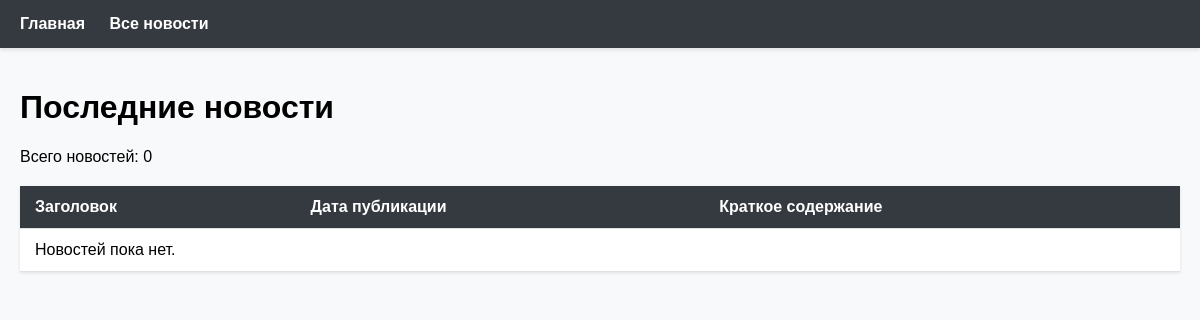
Before: /news/ with the older database file.
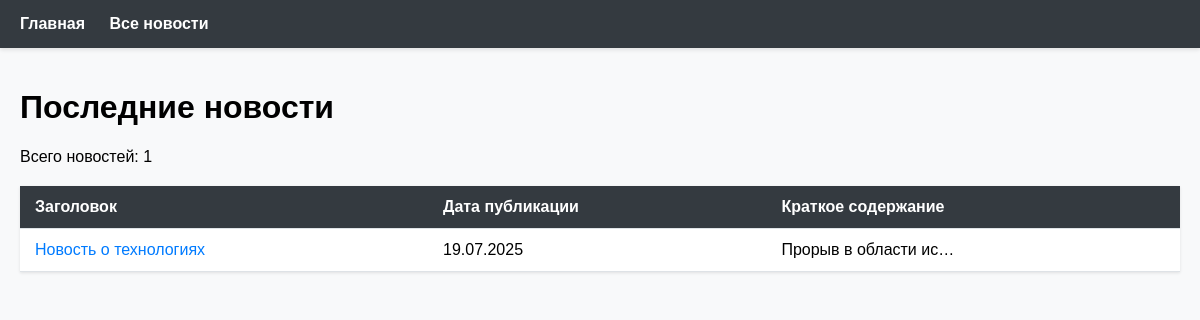
After: the same page with the newer database file.
### NewsPortal/models.py (models this page shows, shortened)
class Post(models.Model):
    ARTICLE = 'AR'
    NEWS = 'NW'
    POST_TYPES = [
        (ARTICLE, 'Статья'),
        (NEWS, 'Новость')
    ]
    author = models.ForeignKey(
        Author,
        on_delete=models.CASCADE,
        related_name='posts'  # Явное указание related_name
    )
    post_type = models.CharField(max_length=2, choices=POST_TYPES)
    created_at = models.DateTimeField(auto_now_add=True)
    categories = models.ManyToManyField(Category, through='PostCategory')
    title = models.CharField(max_length=200)
    content = models.TextField()
    rating = models.IntegerField(default=0)

### NewsPortal/views.py (the view)
# urls.py: path('', views.news_list, name='news_list'),
def news_list(request):
    news = Post.objects.filter(post_type='NW').order_by('-created_at')
    return render(request, 'news/news_list.html', {
        'news_list': news,
        'total_news': news.count()
    })

### NewsPortal/templatetags/news_filters.py (called while the page is built)
@register.filter(name='censor')
def censor(value):
    if not isinstance(value, str):
        raise TypeError(f"Фильтр 'censor' применяется к строке, а не к {type(value)}")
    BAD_WORDS = [
        'анус',
        'аборт',
        'бздун',
        'беспезды',
        'бздюх',
        'бля',
        'блудилище',
        'блядво',
        'блядеха',
        'блядина',
        'блядистка',
    ]
    pattern = r'\b(' + '|'.join(BAD_WORDS) + r')\b'
    regex = re.compile(pattern, re.IGNORECASE)
    def replace_match(match):
        word = match.group(0)
        return word[0] + '*' * (len(word) - 1)
    return mark_safe(regex.sub(replace_match, value))

### NewsPortal/templates/news/news_list.html
{% extends 'default.html' %}
{% load news_filters %}
{% block content %}
    <h1>Последние новости</h1>
    <p>Всего новостей: {{ total_news }}</p>
    <table>
        <thead>
            <tr>
                <th>Заголовок</th>
                <th>Дата публикации</th>
                <th>Краткое содержание</th>
            </tr>
        </thead>
        <tbody>
            {% for post in news_list %}
                <tr>
                    <td><a href="{% url 'news_detail' post.id %}">{{ post.title|censor }}</a></td>
                    <td>{{ post.created_at|date:"d.m.Y" }}</td>
                    <td>{{ post.content|censor|truncatechars:20 }}</td>
                </tr>
            {% empty %}
                <tr>
                    <td colspan="3">Новостей пока нет.</td>
                </tr>
            {% endfor %}
        </tbody>
    </table>
{% endblock %}

Changed rows visible on the page:
added Post: title|censor "Новость о технологиях", created_at "19.07.2025", content|censor "Прорыв в области ис…"
Other visible differences:
{{ total_news }}: "0" → "1"
text no longer shown: "Новостей пока нет."
